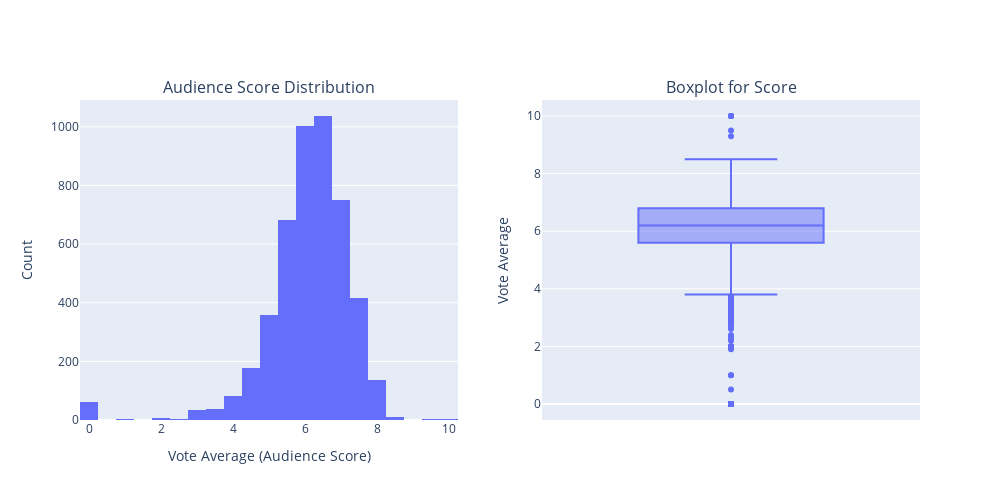

The notebook cell this image was saved under:
### Code cell
# plt.figure(figsize=(10, 5))
# plt.subplot(1, 2, 1)
# plt.hist(df['vote_average'], bins=30, edgecolor='black')
# plt.xlabel('Vote Average (Audience Score)')
# plt.ylabel('Count')
# plt.title('Audience Score distribution')

# plt.subplot(1, 2, 2)
# plt.boxplot(df['vote_average'])
# plt.ylabel('Vote Average')
# plt.title('Boxplot for Score')
# plt.tight_layout()
# plt.show()

fig = make_subplots(
    rows=1, cols=2,
    subplot_titles=("Audience Score Distribution", "Boxplot for Score")
)

hist_fig = px.histogram(
    df,
    x="vote_average",
    nbins=30
)

for trace in hist_fig.data:
    fig.add_trace(trace, row=1, col=1)

box_fig = px.box(
    df,
    y="vote_average"
)

for trace in box_fig.data:
    fig.add_trace(trace, row=1, col=2)

fig.update_xaxes(title_text="Vote Average (Audience Score)", row=1, col=1)
fig.update_yaxes(title_text="Count", row=1, col=1)

fig.update_yaxes(title_text="Vote Average", row=1, col=2)

fig.update_layout(
    width=1000,
    height=500,
    showlegend=False
)

fig.show()

### Figure 1 — Plotly figure (JSON) as saved in the notebook; plotly's stock layout.template omitted (floating-point values rounded to 4 significant figures; data arrays with more than 128 entries replaced by an {"elided": "..."} marker saying what was removed)
{"data": [{"alignmentgroup": "True", "bingroup": "x", "hovertemplate": "vote_average=%{x}<br>count=%{y}<extra></extra>", "legendgroup": "", "marker": {"color": "#636efa", "pattern": {"shape": ""}}, "name": "", "nbinsx": 30, "offsetgroup": "", "orientation": "v", "showlegend": false, "type": "histogram", "x": {"elided": "4805 float values"}, "xaxis": "x", "yaxis": "y"}, {"alignmentgroup": "True", "hovertemplate": "vote_average=%{y}<extra></extra>", "legendgroup": "", "marker": {"color": "#636efa"}, "name": "", "notched": false, "offsetgroup": "", "orientation": "v", "showlegend": false, "type": "box", "x0": " ", "xaxis": "x2", "y": {"elided": "4805 float values"}, "y0": " ", "yaxis": "y2"}], "layout": {"annotations": [{"font": {"size": 16}, "showarrow": false, "text": "Audience Score Distribution", "x": 0.225, "xanchor": "center", "xref": "paper", "y": 1, "yanchor": "bottom", "yref": "paper"}, {"font": {"size": 16}, "showarrow": false, "text": "Boxplot for Score", "x": 0.775, "xanchor": "center", "xref": "paper", "y": 1, "yanchor": "bottom", "yref": "paper"}], "height": 500, "showlegend": false, "width": 1000, "xaxis": {"anchor": "y", "domain": [0, 0.45], "title": {"text": "Vote Average (Audience Score)"}}, "xaxis2": {"anchor": "y2", "domain": [0.55, 1]}, "yaxis": {"anchor": "x", "domain": [0, 1], "title": {"text": "Count"}}, "yaxis2": {"anchor": "x2", "domain": [0, 1], "title": {"text": "Vote Average"}}}}
